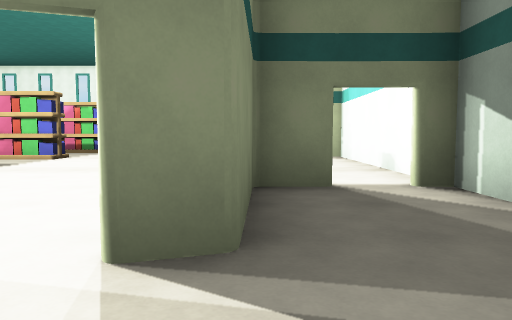
view 1 (above)

24 first-person views from a walk through a level from a Godot 3-D game. The camera is 1.2 m above the floor, tilts 4° down and sees 70° across. The floor is counted in squares, 2 m on a side. Each view is taken from the middle of a square. On the plan, view 1 faces up. The plan holds only what a view shows up to about 10 squares ahead; the rest is blank. Surface patterns are stand-ins for the level's own textures.

view 2
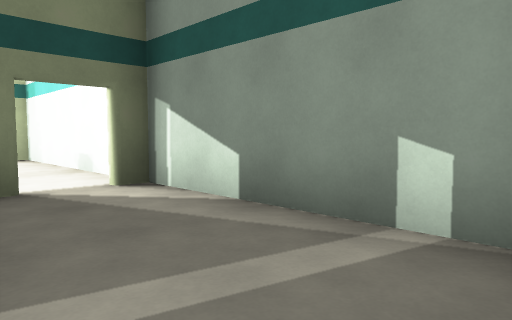

view 3
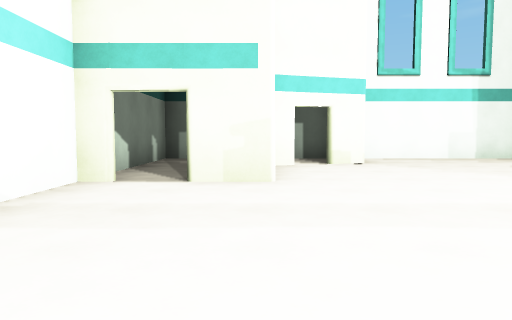

view 4
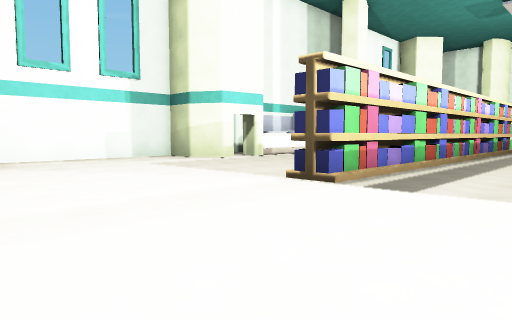

view 5
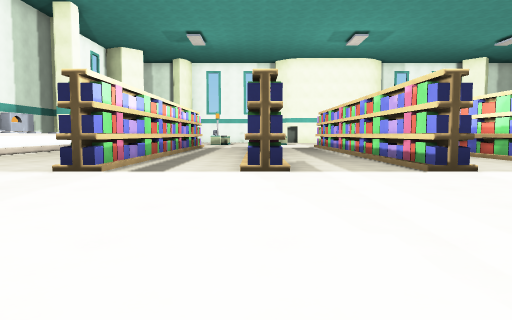

view 6
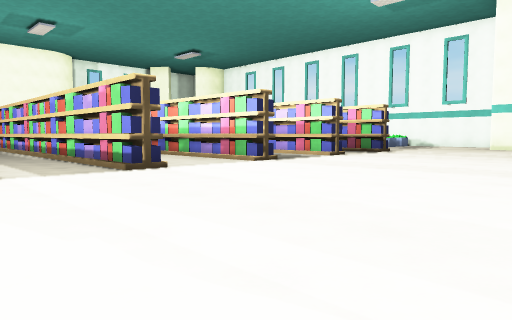

view 7
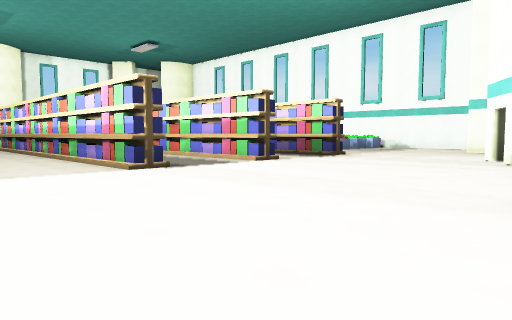

view 8
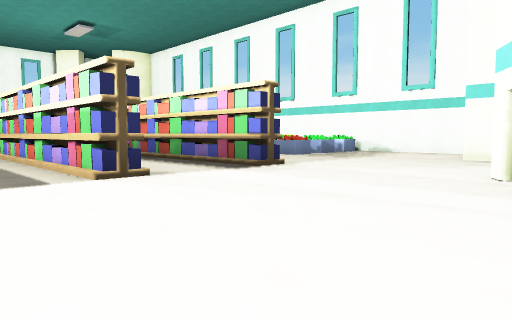

view 9
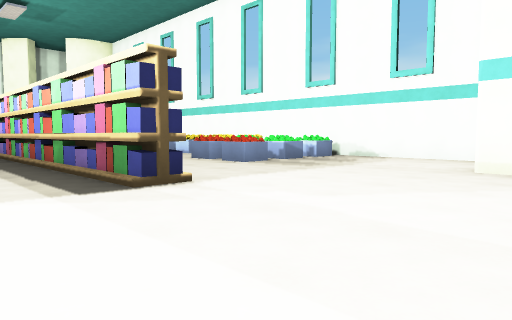

view 10
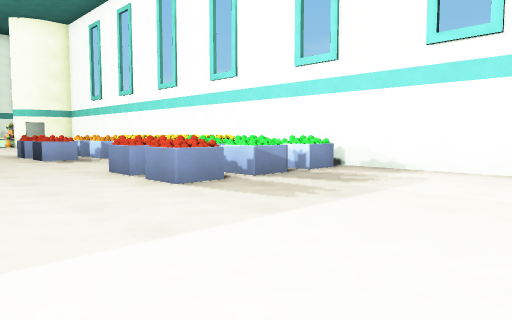

view 11
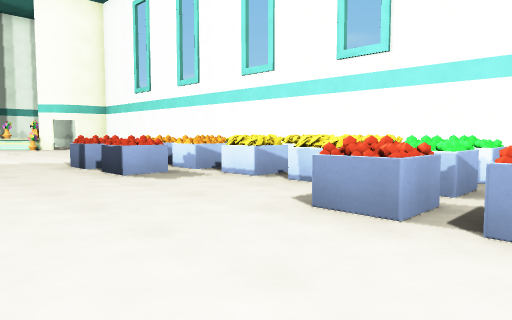

view 12
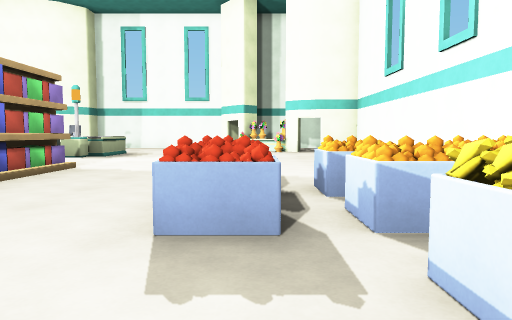

view 13
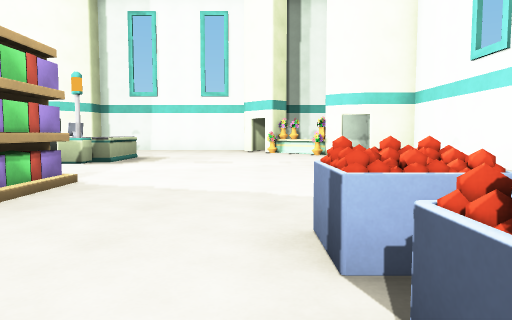

view 14
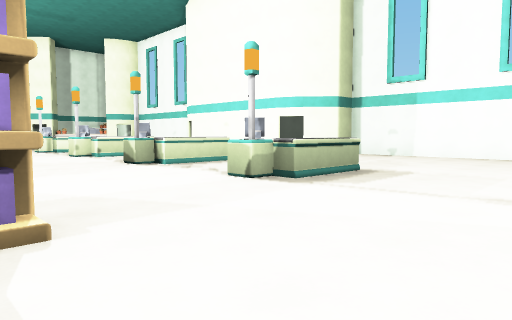

view 15
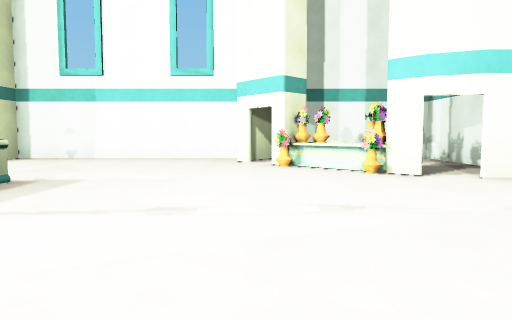

view 16
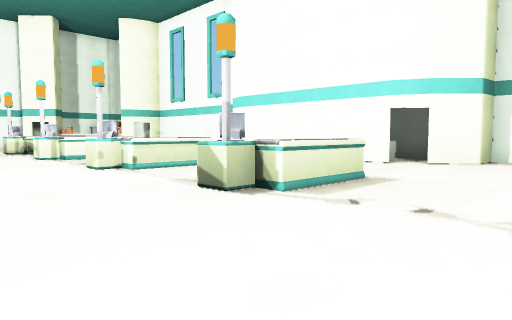

view 17
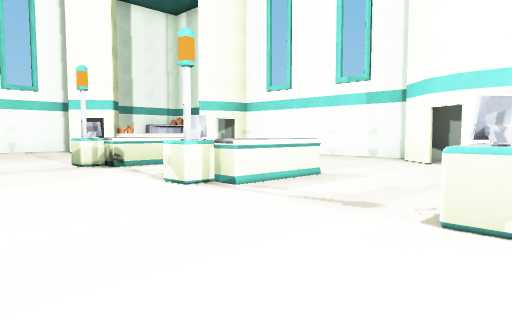

view 18
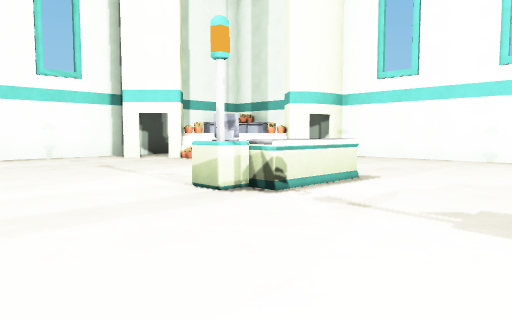

view 19
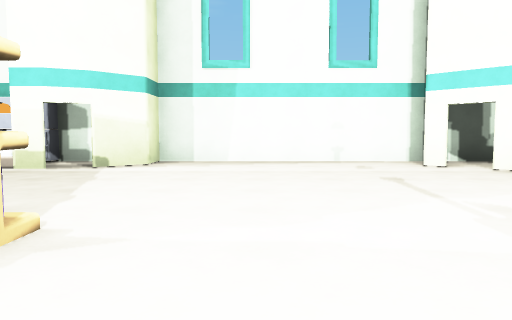

view 20
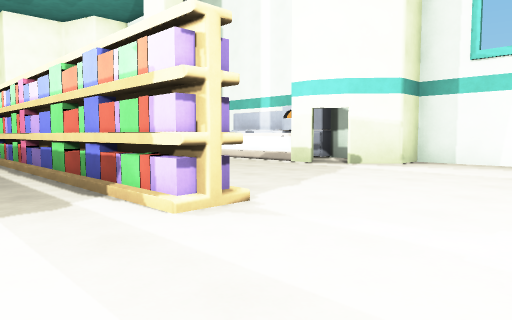

view 21
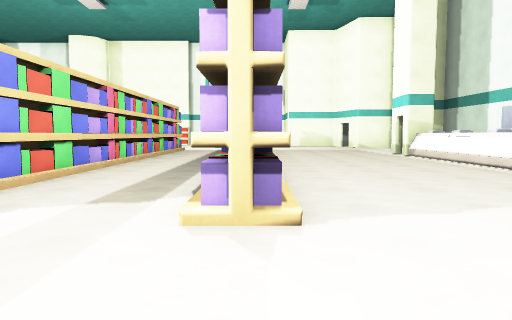

view 22
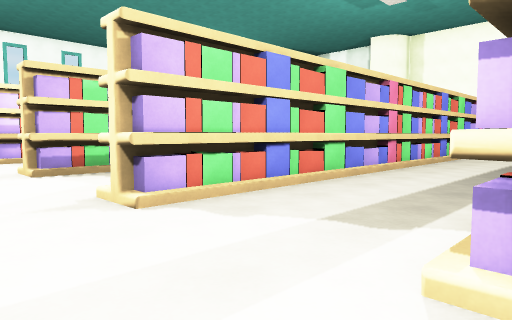

view 23
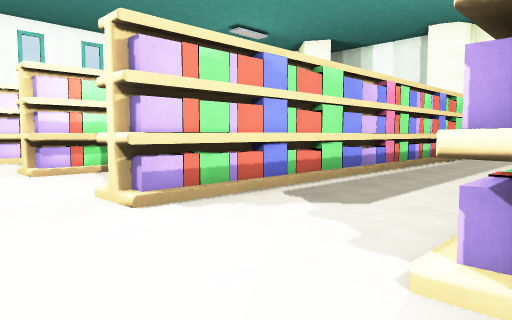

view 24
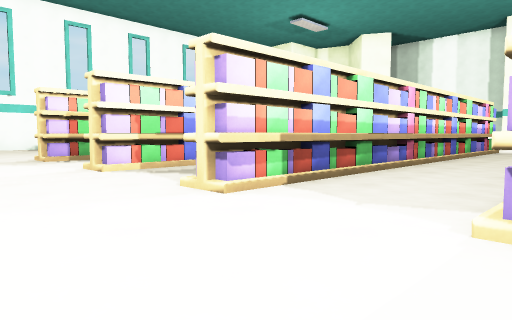

### Floor plan
Key: @ floor where view 1 was taken; # wall or solid block; x gap in a wall; . floor; ^ raised ledge.
Columns run from 27 left of view 1 to 3 right of it. Each row starts with its distance up from view 1.
 29       #######   #########
 28      #       ^##.#.......
 27      #.      ^  #^.^^....
 26     ##.......^^.#^.^^....#
 25   ###........^^....^^.....
 24 ####......................
 23 #.........................
 22 #.............   .........##
 21 #.....^^...############....#
 20 #......^....      .........^
 19 #...........         .......
 18 ###........##  ########.....
 17  ##...^^.....      .........
 16   #    .....         .......
 15   #   .....############.....
 14       ^^....................
 13   #   ..........    .........
 12   # .......############......
 11 ###...^#.....................
 10 #......^.....................##
  9 #..........############.......#
  8 #.............................#
  7 #.....^^......................#
  6 #...   ....############.......#
  5 #..   ........................#
  4   #   .....................#x##
  3   #^ ......................#..#
  2     ^#.....................#..#
  1      ##....###^^^^^ #....#....#
  0      ##....###^  ^  #....#.@..#
 -1       ######        #######  ##

Positions as (right, up) in squares from view 1, and headings:
1: (0, 0), facing up
2: (0, 0), facing up-right
3: (0, 9), facing down
4: (-1, 9), facing down-left
5: (1, 9), facing left
6: (1, 9), facing up-left
7: (1, 12), facing up-left
8: (0, 16), facing up-left
9: (-1, 19), facing up-left
10: (-3, 22), facing up-left
11: (-7, 22), facing up-left
12: (-10, 25), facing left
13: (-12, 24), facing left
14: (-16, 24), facing down-left
15: (-17, 24), facing left
16: (-17, 20), facing down-left
17: (-17, 14), facing down-left
18: (-17, 10), facing down-left
19: (-18, 8), facing down
20: (-19, 8), facing down-right
21: (-19, 6), facing right
22: (-18, 6), facing up-right
23: (-18, 9), facing up-right
24: (-19, 12), facing up-right
